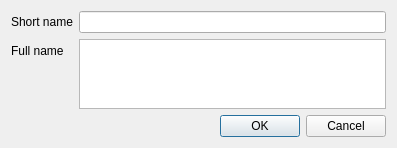
<?xml version="1.0" encoding="UTF-8"?>
<ui version="4.0">
 <class>Dialog</class>
 <widget class="QDialog" name="Dialog">
  <property name="geometry">
   <rect>
    <x>0</x>
    <y>0</y>
    <width>397</width>
    <height>147</height>
   </rect>
  </property>
  <property name="windowTitle">
   <string>Add new organization</string>
  </property>
  <layout class="QFormLayout" name="formLayout">
   <item row="0" column="0">
    <widget class="QLabel" name="label">
     <property name="text">
      <string>Short name</string>
     </property>
    </widget>
   </item>
   <item row="0" column="1">
    <widget class="QLineEdit" name="le_short_name"/>
   </item>
   <item row="1" column="0">
    <widget class="QLabel" name="label_2">
     <property name="text">
      <string>Full name</string>
     </property>
    </widget>
   </item>
   <item row="1" column="1">
    <widget class="QTextEdit" name="txt_full_name"/>
   </item>
   <item row="2" column="0" colspan="2">
    <widget class="QDialogButtonBox" name="buttonBox">
     <property name="orientation">
      <enum>Qt::Horizontal</enum>
     </property>
     <property name="standardButtons">
      <set>QDialogButtonBox::Cancel|QDialogButtonBox::Ok</set>
     </property>
    </widget>
   </item>
  </layout>
 </widget>
 <resources/>
 <connections>
  <connection>
   <sender>buttonBox</sender>
   <signal>accepted()</signal>
   <receiver>Dialog</receiver>
   <slot>accept()</slot>
   <hints>
    <hint type="sourcelabel">
     <x>248</x>
     <y>254</y>
    </hint>
    <hint type="destinationlabel">
     <x>157</x>
     <y>274</y>
    </hint>
   </hints>
  </connection>
  <connection>
   <sender>buttonBox</sender>
   <signal>rejected()</signal>
   <receiver>Dialog</receiver>
   <slot>reject()</slot>
   <hints>
    <hint type="sourcelabel">
     <x>316</x>
     <y>260</y>
    </hint>
    <hint type="destinationlabel">
     <x>286</x>
     <y>274</y>
    </hint>
   </hints>
  </connection>
 </connections>
</ui>
